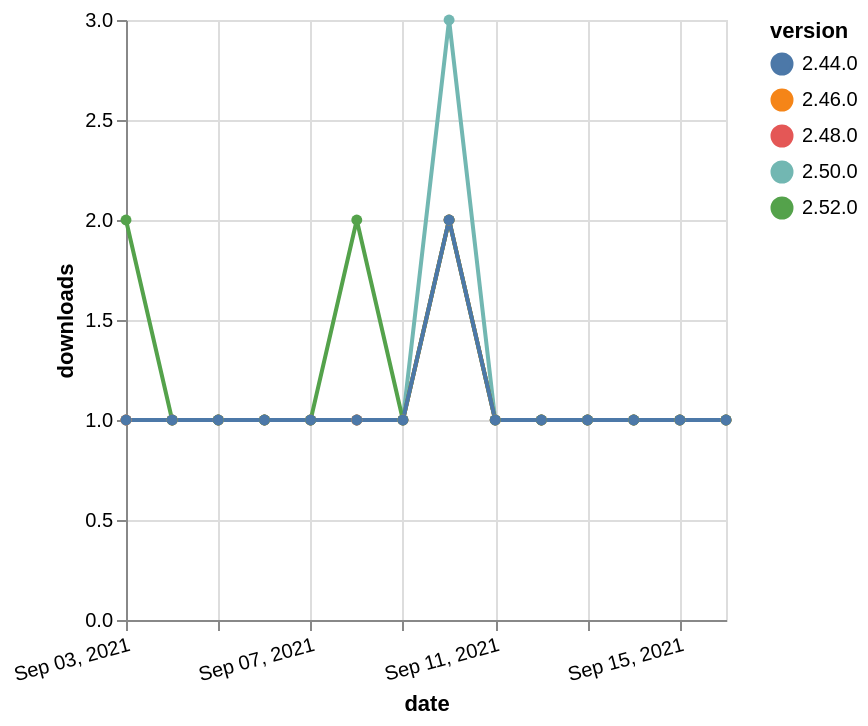

Write a Vega-Lite specification for this figure.
### Vega-Lite specification from a JSON file in a GitHub repository (floating-point values rounded to 4 significant figures)
{"$schema": "https://vega.github.io/schema/vega-lite/v5.json", "description": "A simple bar chart with embedded data.", "data": {"values": [{"date": "2021-09-03", "total": 153, "delta": 1, "version": "2.48.0"}, {"date": "2021-09-04", "total": 154, "delta": 1, "version": "2.48.0"}, {"date": "2021-09-05", "total": 155, "delta": 1, "version": "2.48.0"}, {"date": "2021-09-06", "total": 156, "delta": 1, "version": "2.48.0"}, {"date": "2021-09-07", "total": 157, "delta": 1, "version": "2.48.0"}, {"date": "2021-09-08", "total": 158, "delta": 1, "version": "2.48.0"}, {"date": "2021-09-09", "total": 159, "delta": 1, "version": "2.48.0"}, {"date": "2021-09-10", "total": 161, "delta": 2, "version": "2.48.0"}, {"date": "2021-09-11", "total": 162, "delta": 1, "version": "2.48.0"}, {"date": "2021-09-12", "total": 163, "delta": 1, "version": "2.48.0"}, {"date": "2021-09-13", "total": 164, "delta": 1, "version": "2.48.0"}, {"date": "2021-09-14", "total": 165, "delta": 1, "version": "2.48.0"}, {"date": "2021-09-15", "total": 166, "delta": 1, "version": "2.48.0"}, {"date": "2021-09-16", "total": 167, "delta": 1, "version": "2.48.0"}, {"date": "2021-09-03", "total": 174, "delta": 1, "version": "2.50.0"}, {"date": "2021-09-04", "total": 175, "delta": 1, "version": "2.50.0"}, {"date": "2021-09-05", "total": 176, "delta": 1, "version": "2.50.0"}, {"date": "2021-09-06", "total": 177, "delta": 1, "version": "2.50.0"}, {"date": "2021-09-07", "total": 178, "delta": 1, "version": "2.50.0"}, {"date": "2021-09-08", "total": 179, "delta": 1, "version": "2.50.0"}, {"date": "2021-09-09", "total": 180, "delta": 1, "version": "2.50.0"}, {"date": "2021-09-10", "total": 183, "delta": 3, "version": "2.50.0"}, {"date": "2021-09-11", "total": 184, "delta": 1, "version": "2.50.0"}, {"date": "2021-09-12", "total": 185, "delta": 1, "version": "2.50.0"}, {"date": "2021-09-13", "total": 186, "delta": 1, "version": "2.50.0"}, {"date": "2021-09-14", "total": 187, "delta": 1, "version": "2.50.0"}, {"date": "2021-09-15", "total": 188, "delta": 1, "version": "2.50.0"}, {"date": "2021-09-16", "total": 189, "delta": 1, "version": "2.50.0"}, {"date": "2021-09-03", "total": 181, "delta": 1, "version": "2.46.0"}, {"date": "2021-09-04", "total": 182, "delta": 1, "version": "2.46.0"}, {"date": "2021-09-05", "total": 183, "delta": 1, "version": "2.46.0"}, {"date": "2021-09-06", "total": 184, "delta": 1, "version": "2.46.0"}, {"date": "2021-09-07", "total": 185, "delta": 1, "version": "2.46.0"}, {"date": "2021-09-08", "total": 186, "delta": 1, "version": "2.46.0"}, {"date": "2021-09-09", "total": 187, "delta": 1, "version": "2.46.0"}, {"date": "2021-09-10", "total": 189, "delta": 2, "version": "2.46.0"}, {"date": "2021-09-11", "total": 190, "delta": 1, "version": "2.46.0"}, {"date": "2021-09-12", "total": 191, "delta": 1, "version": "2.46.0"}, {"date": "2021-09-13", "total": 192, "delta": 1, "version": "2.46.0"}, {"date": "2021-09-14", "total": 193, "delta": 1, "version": "2.46.0"}, {"date": "2021-09-15", "total": 194, "delta": 1, "version": "2.46.0"}, {"date": "2021-09-16", "total": 195, "delta": 1, "version": "2.46.0"}, {"date": "2021-09-03", "total": 123, "delta": 2, "version": "2.52.0"}, {"date": "2021-09-04", "total": 124, "delta": 1, "version": "2.52.0"}, {"date": "2021-09-05", "total": 125, "delta": 1, "version": "2.52.0"}, {"date": "2021-09-06", "total": 126, "delta": 1, "version": "2.52.0"}, {"date": "2021-09-07", "total": 127, "delta": 1, "version": "2.52.0"}, {"date": "2021-09-08", "total": 129, "delta": 2, "version": "2.52.0"}, {"date": "2021-09-09", "total": 130, "delta": 1, "version": "2.52.0"}, {"date": "2021-09-10", "total": 132, "delta": 2, "version": "2.52.0"}, {"date": "2021-09-11", "total": 133, "delta": 1, "version": "2.52.0"}, {"date": "2021-09-12", "total": 134, "delta": 1, "version": "2.52.0"}, {"date": "2021-09-13", "total": 135, "delta": 1, "version": "2.52.0"}, {"date": "2021-09-14", "total": 136, "delta": 1, "version": "2.52.0"}, {"date": "2021-09-15", "total": 137, "delta": 1, "version": "2.52.0"}, {"date": "2021-09-16", "total": 138, "delta": 1, "version": "2.52.0"}, {"date": "2021-09-03", "total": 188, "delta": 1, "version": "2.44.0"}, {"date": "2021-09-04", "total": 189, "delta": 1, "version": "2.44.0"}, {"date": "2021-09-05", "total": 190, "delta": 1, "version": "2.44.0"}, {"date": "2021-09-06", "total": 191, "delta": 1, "version": "2.44.0"}, {"date": "2021-09-07", "total": 192, "delta": 1, "version": "2.44.0"}, {"date": "2021-09-08", "total": 193, "delta": 1, "version": "2.44.0"}, {"date": "2021-09-09", "total": 194, "delta": 1, "version": "2.44.0"}, {"date": "2021-09-10", "total": 196, "delta": 2, "version": "2.44.0"}, {"date": "2021-09-11", "total": 197, "delta": 1, "version": "2.44.0"}, {"date": "2021-09-12", "total": 198, "delta": 1, "version": "2.44.0"}, {"date": "2021-09-13", "total": 199, "delta": 1, "version": "2.44.0"}, {"date": "2021-09-14", "total": 200, "delta": 1, "version": "2.44.0"}, {"date": "2021-09-15", "total": 201, "delta": 1, "version": "2.44.0"}, {"date": "2021-09-16", "total": 202, "delta": 1, "version": "2.44.0"}]}, "width": "container", "mark": {"type": "line", "point": {"filled": true}}, "encoding": {"x": {"field": "date", "type": "temporal", "timeUnit": "yearmonthdate", "title": "date", "axis": {"labelAngle": -15}}, "y": {"field": "delta", "type": "quantitative", "title": "downloads"}, "color": {"field": "version", "type": "nominal"}, "tooltip": {"field": "delta"}}}
